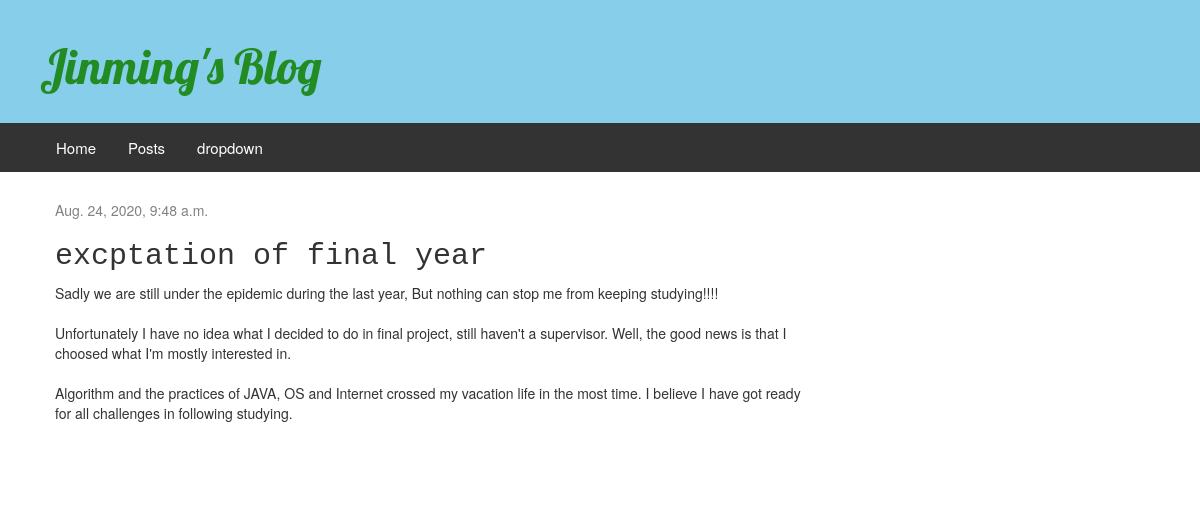
The app's page /post/3/detail with its own data.
### blog/models.py (models this page shows, shortened)
class Post(models.Model):
    author = models.ForeignKey(settings.AUTH_USER_MODEL, on_delete=models.CASCADE)
    title = models.CharField(max_length=200)
    text = models.TextField()
    created_date = models.DateTimeField(default=timezone.now)
    published_date = models.DateTimeField(blank=True, null=True)

### blog/views.py (the view)
# urls.py: path('post/<int:pk>/detail', views.post_detail, name='post_detail'),
def post_detail(request, pk):
    post = get_object_or_404(Post, pk=pk)
    return render(request, 'blog/post_detail.html', {'post': post})

### blog/templates/blog/post_detail.html (shortened to what this page needs)
{% extends 'blog/base.html' %}
{% block content %}
    <div class="post">
        {% if post.published_date %}
            <div class="date">
                {{ post.published_date }}
            </div>
        {% endif %}
        <h2>{{ post.title }}</h2>
        <p>{{ post.text|linebreaksbr }}</p>
    </div>
{% endblock %}

### blog/static/css/blog.css (style rules this page uses)
h2 { font-family: "Bitstream Vera Sans Mono", Monaco, "Courier New", Courier, monospace; }
.date { color: #828282; }
.post { margin-bottom: 70px; }

### records on screen
Post: published_date "Aug. 24, 2020, 9:48 a.m.", title "excptation of final year", text "Sadly we are still under the epidemic during the last year, But nothing can stop me from keeping studying!!!! Unfortunately I have no idea what I decided to do in final project, still haven't a supervisor. Well, the good news is that I choosed what I'm mostly interested in. Algorithm and the practices of JAVA, OS and Internet crossed my vacation life in the most time. I believe I have got ready for all challenges in following studying."
